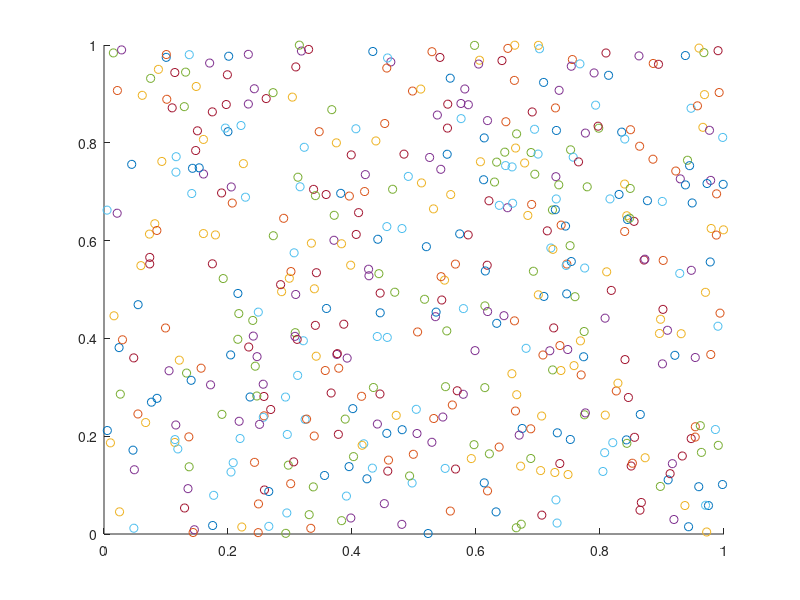
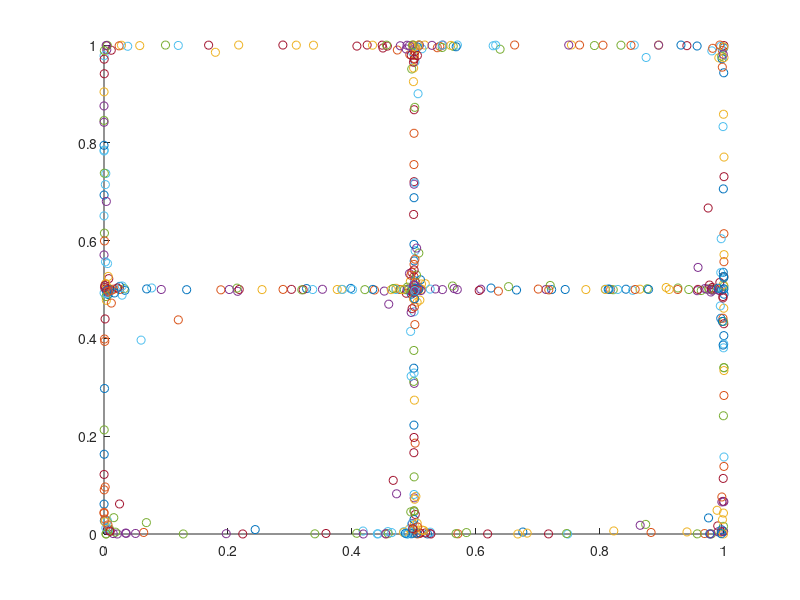
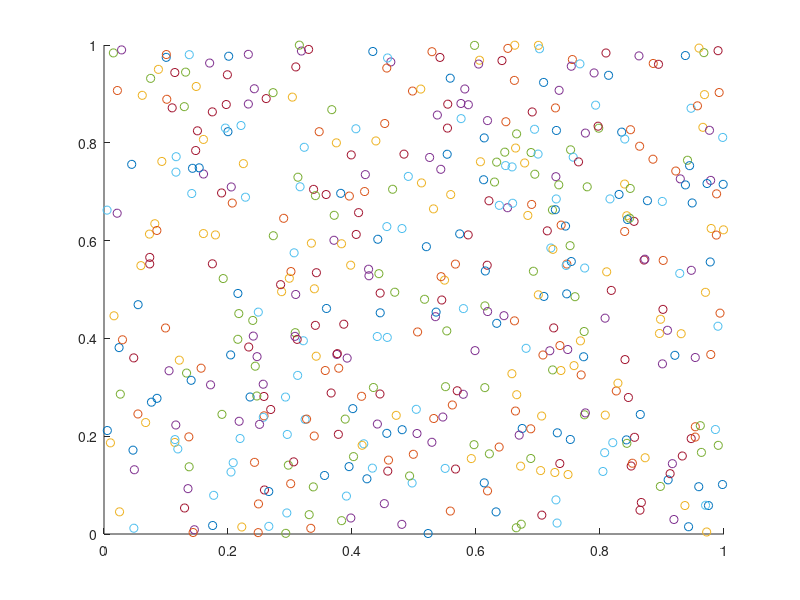
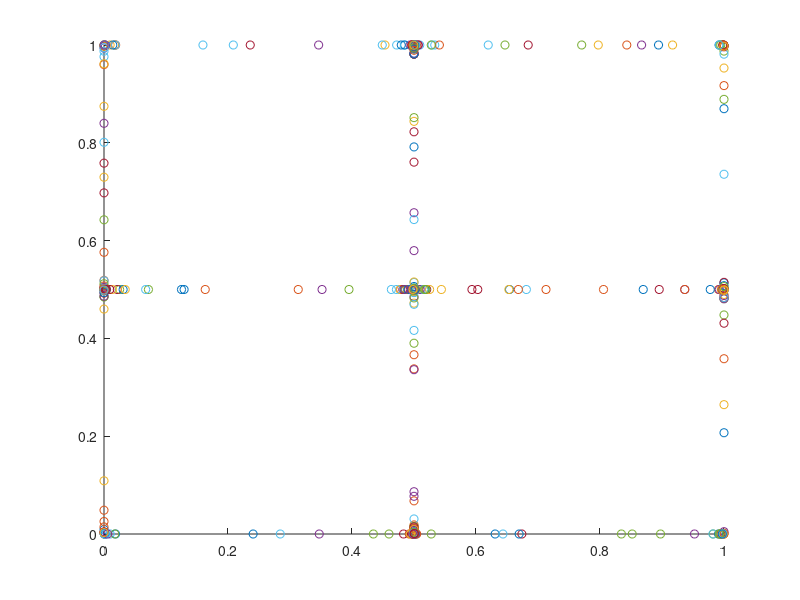

The MATLAB script that drew these images, in order:
UlowSt = load('outputs/output_U_St  10_P    500_Tf  7_dt 10sometime.txt');
VlowSt = load('outputs/output_V_St  10_P    500_Tf  7_dt 10sometime.txt');
XlowSt = load('outputs/output_X_St  10_P    500_Tf  7_dt 10sometime.txt');
YlowSt = load('outputs/output_Y_St  10_P    500_Tf  7_dt 10sometime.txt');
UhighSt = load('outputs/output_U_St 100_P    500_Tf  7_dt 10sometime.txt');
VhighSt = load('outputs/output_V_St 100_P    500_Tf  7_dt 10sometime.txt');
XhighSt = load('outputs/output_X_St 100_P    500_Tf  7_dt 10sometime.txt');
YhighSt = load('outputs/output_Y_St 100_P    500_Tf  7_dt 10sometime.txt');
[N,P] = size(UlowSt);

figure('Name','Position initiale particules St=0.01')
for p=1:P
    scatter(mod(XlowSt(1,p),1),mod(YlowSt(1,p),1));
    hold on
end

figure('Name','Position finale particules St=0.01')
for p=1:P
    scatter(mod(XlowSt(N,p),1),mod(YlowSt(N,p),1));
    hold on
end

figure('Name','Position initiale particules St=0.1')
for p=1:P
    scatter(mod(XhighSt(1,p),1),mod(YhighSt(1,p),1));
    hold on
end

figure('Name','Position finale particules St=0.1')
for p=1:P
    scatter(mod(XhighSt(N,p),1),mod(YhighSt(N,p),1));
    hold on
end